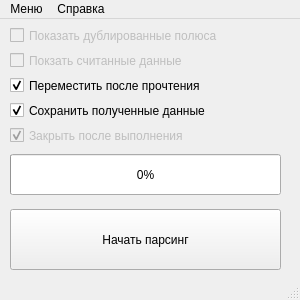
<?xml version="1.0" encoding="UTF-8"?>
<ui version="4.0">
 <author>Зарихин В. А.</author>
 <class>Parser_Window</class>
 <widget class="QMainWindow" name="Parser_Window">
  <property name="geometry">
   <rect>
    <x>0</x>
    <y>0</y>
    <width>300</width>
    <height>300</height>
   </rect>
  </property>
  <property name="minimumSize">
   <size>
    <width>300</width>
    <height>300</height>
   </size>
  </property>
  <property name="maximumSize">
   <size>
    <width>300</width>
    <height>300</height>
   </size>
  </property>
  <property name="windowTitle">
   <string>Парсер</string>
  </property>
  <widget class="QWidget" name="widget">
   <property name="minimumSize">
    <size>
     <width>286</width>
     <height>211</height>
    </size>
   </property>
   <widget class="QCheckBox" name="move_after_reading">
    <property name="geometry">
     <rect>
      <x>10</x>
      <y>55</y>
      <width>271</width>
      <height>23</height>
     </rect>
    </property>
    <property name="text">
     <string>Переместить после прочтения</string>
    </property>
    <property name="checked">
     <bool>true</bool>
    </property>
   </widget>
   <widget class="QCheckBox" name="show_policies">
    <property name="enabled">
     <bool>false</bool>
    </property>
    <property name="geometry">
     <rect>
      <x>10</x>
      <y>5</y>
      <width>271</width>
      <height>23</height>
     </rect>
    </property>
    <property name="text">
     <string>Показать дублированные полюса</string>
    </property>
   </widget>
   <widget class="QCheckBox" name="show_data">
    <property name="enabled">
     <bool>false</bool>
    </property>
    <property name="geometry">
     <rect>
      <x>10</x>
      <y>30</y>
      <width>271</width>
      <height>23</height>
     </rect>
    </property>
    <property name="text">
     <string notr="true">Покзать считанные данные</string>
    </property>
   </widget>
   <widget class="QCheckBox" name="save">
    <property name="geometry">
     <rect>
      <x>10</x>
      <y>80</y>
      <width>271</width>
      <height>23</height>
     </rect>
    </property>
    <property name="text">
     <string>Сохранить полученные данные</string>
    </property>
    <property name="checked">
     <bool>true</bool>
    </property>
   </widget>
   <widget class="QProgressBar" name="progress_bar">
    <property name="geometry">
     <rect>
      <x>10</x>
      <y>135</y>
      <width>271</width>
      <height>41</height>
     </rect>
    </property>
    <property name="acceptDrops">
     <bool>false</bool>
    </property>
    <property name="value">
     <number>0</number>
    </property>
    <property name="textVisible">
     <bool>true</bool>
    </property>
    <property name="orientation">
     <enum>Qt::Horizontal</enum>
    </property>
   </widget>
   <widget class="QPushButton" name="pars_button">
    <property name="enabled">
     <bool>true</bool>
    </property>
    <property name="geometry">
     <rect>
      <x>10</x>
      <y>190</y>
      <width>271</width>
      <height>61</height>
     </rect>
    </property>
    <property name="mouseTracking">
     <bool>true</bool>
    </property>
    <property name="tabletTracking">
     <bool>false</bool>
    </property>
    <property name="contextMenuPolicy">
     <enum>Qt::DefaultContextMenu</enum>
    </property>
    <property name="text">
     <string>Начать парсинг</string>
    </property>
   </widget>
   <widget class="QCheckBox" name="close_after_done">
    <property name="enabled">
     <bool>false</bool>
    </property>
    <property name="geometry">
     <rect>
      <x>10</x>
      <y>105</y>
      <width>271</width>
      <height>23</height>
     </rect>
    </property>
    <property name="text">
     <string notr="true">Закрыть после выполнения</string>
    </property>
    <property name="checked">
     <bool>true</bool>
    </property>
   </widget>
  </widget>
  <widget class="QMenuBar" name="menubar">
   <property name="enabled">
    <bool>true</bool>
   </property>
   <property name="geometry">
    <rect>
     <x>0</x>
     <y>0</y>
     <width>300</width>
     <height>22</height>
    </rect>
   </property>
   <widget class="QMenu" name="menu">
    <property name="title">
     <string>Меню</string>
    </property>
    <addaction name="settings"/>
    <addaction name="exit"/>
   </widget>
   <widget class="QMenu" name="help">
    <property name="title">
     <string>Справка</string>
    </property>
    <addaction name="about"/>
   </widget>
   <addaction name="menu"/>
   <addaction name="help"/>
  </widget>
  <widget class="QStatusBar" name="statusbar"/>
  <action name="exit">
   <property name="text">
    <string>Выход</string>
   </property>
  </action>
  <action name="about">
   <property name="text">
    <string>О программе</string>
   </property>
  </action>
  <action name="settings">
   <property name="enabled">
    <bool>false</bool>
   </property>
   <property name="text">
    <string>Настройки</string>
   </property>
  </action>
 </widget>
 <resources/>
 <connections/>
</ui>
